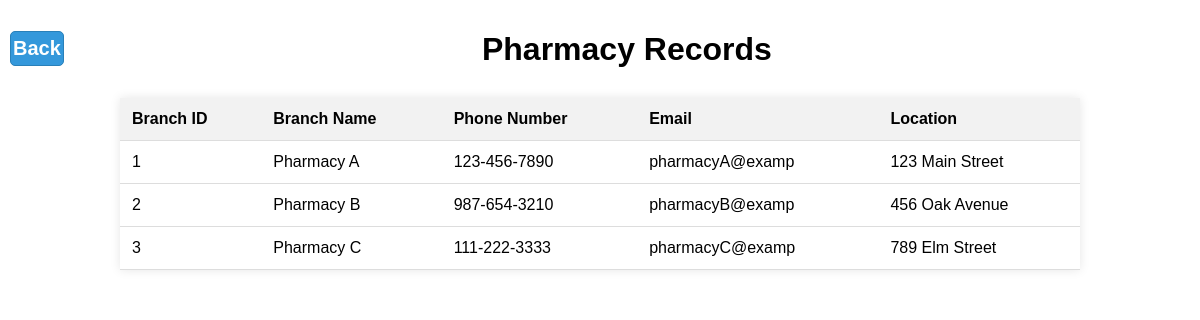
The app's page /CONTENTS/pharmview.php with its own data.
### tables this page shows
CREATE TABLE `pharmacy` (
  `branch_id` int(4) NOT NULL,
  `branch_name` varchar(20) DEFAULT NULL,
  `branch_phoneno` varchar(12) DEFAULT NULL,
  `branch_mail` varchar(25) DEFAULT NULL,
  `branch_location` varchar(35) DEFAULT NULL
);

### CONTENTS/pharmview.php (the view, shortened to what this page needs)
<!DOCTYPE HTML>
<html lang="en">
<head>
</head>
<body>
<h1><a class="back-button" href="main.php">Back</a>Pharmacy Records</h1>
<table>
    <tr>
        <th>Branch ID</th>
        <th>Branch Name</th>
        <th>Phone Number</th>
        <th>Email</th>
        <th>Location</th>
    </tr>
    <?php
    $link = mysqli_connect("localhost", "root", "", "dbms");
    $query = "SELECT * FROM pharmacy";
    $result = mysqli_query($link, $query);
    if ($result) {
        while ($row = mysqli_fetch_assoc($result)) {
            echo "<tr>";
            echo "<td>{$row['branch_id']}</td>";
            echo "<td>{$row['branch_name']}</td>";
            echo "<td>{$row['branch_phoneno']}</td>";
            echo "<td>{$row['branch_mail']}</td>";
            echo "<td>{$row['branch_location']}</td>";
            echo "</tr>";
        }
    } else {
        echo "Error in query execution: " . mysqli_error($link);
    }
    ?>
</table>
</body>
</html>

### CONTENTS/pharmview.php (style rules this page uses)
body { background-image: url("https://us.123rf.com/450wm/jardelbassi/jardelbassi2304/jardelbassi230401147/203506317-pharmacy-and-drugstore-blur-background-with-bokeh-image.jpg?ver=6"); background-repeat: no-repeat; background-attachment: fixed; background-size: cover; margin: 0; font-family: Arial, sans-serif; }
h1 { text-align: center; background-color: white; padding: 10px; margin-bottom: 0; }
table { border-collapse: collapse; width: 80%; margin: 20px auto; background-color: white; box-shadow: 0 0 10px rgba(0, 0, 0, 0.1); }
th, td { padding: 12px; text-align: left; border-bottom: 1px solid #ddd; }
th { background-color: #f2f2f2; }
.back-button { display: inline-block; padding: 5px 2px; text-decoration: none; font-size:20px; background-color: #3498db; color: #fff; border: 1px solid #2980b9; border-radius: 5px; transition: background-color 0.3s; float:left; }

### records on screen
pharmacy: branch_id "1", branch_name "Pharmacy A", branch_phoneno "123-456-7890", branch_mail "pharmacyA@examp", branch_location "123 Main Street"
pharmacy: branch_id "2", branch_name "Pharmacy B", branch_phoneno "987-654-3210", branch_mail "pharmacyB@examp", branch_location "456 Oak Avenue"
pharmacy: branch_id "3", branch_name "Pharmacy C", branch_phoneno "111-222-3333", branch_mail "pharmacyC@examp", branch_location "789 Elm Street"
